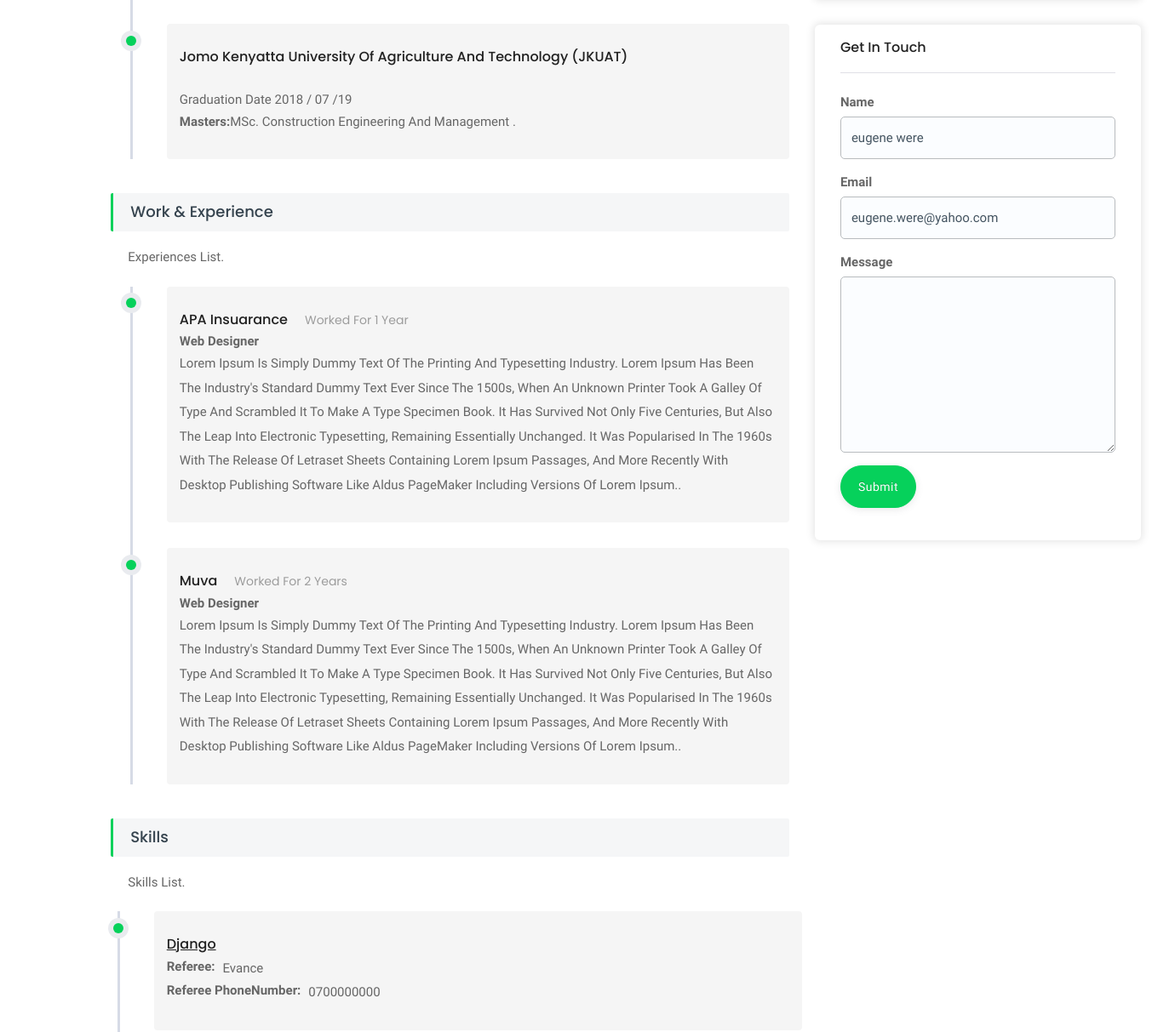
The page /employeedetails/ (signed in, middle part) on the database as committed earlier.
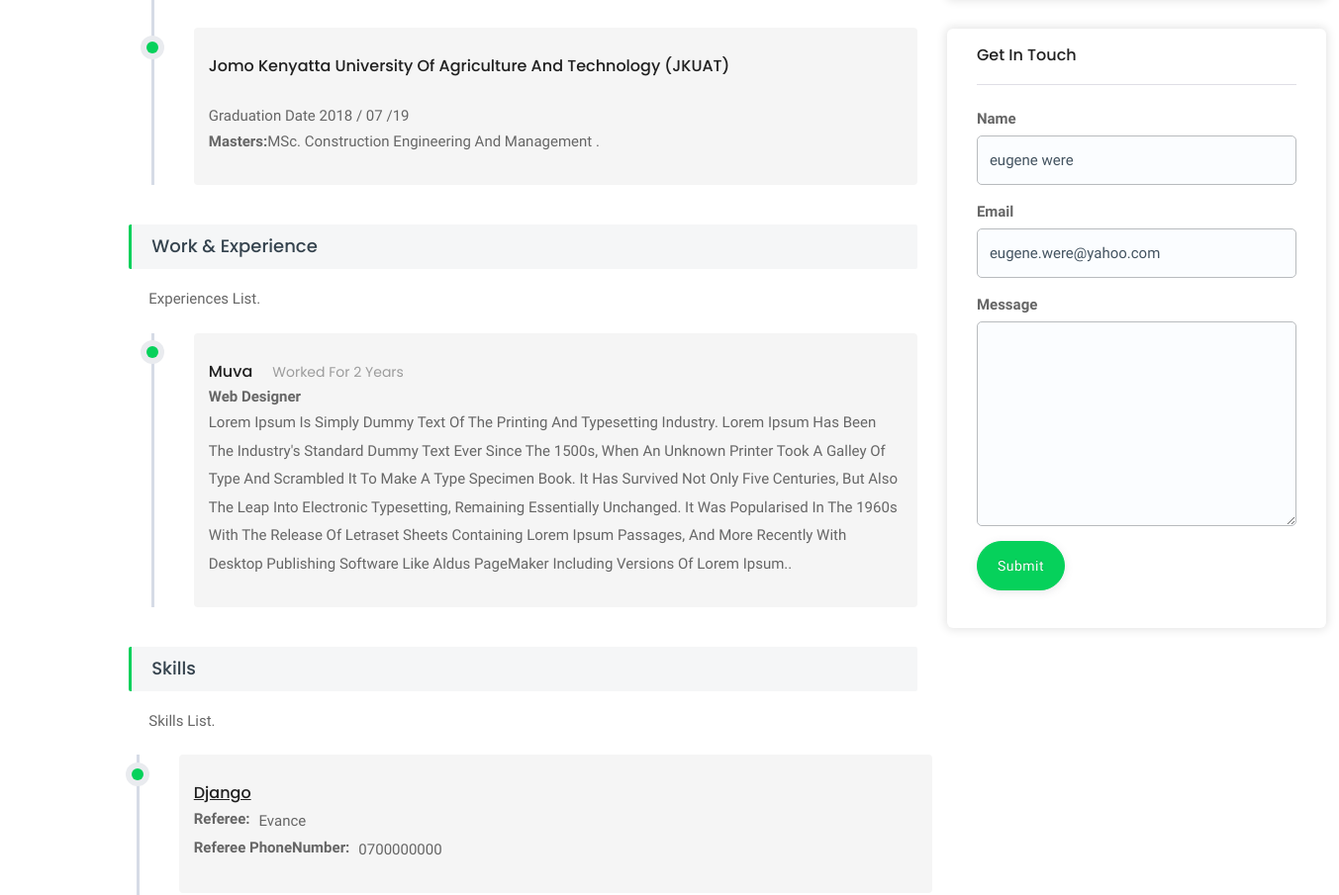
The same page on the database as committed later.
### lmlappadmin/models.py (models this page shows, shortened)
class Education(models.Model):
    customer = models.ForeignKey(Customer, on_delete=models.CASCADE, null=False, blank=False)
    qualifications=models.CharField(max_length=200,null=False, blank=False)
    school = models.CharField(max_length=200,null=False, blank=False)
    course = models.CharField(max_length=200,null=False, blank=False)
    graduation_date = models.DateTimeField(blank=False, null=False,default=datetime.datetime.now())
    reg_number = models.CharField(max_length=200, null=False,blank=False)

class Experience(models.Model):
    customer = models.ForeignKey(Customer, on_delete=models.CASCADE, null=False, blank=False)
    employer_name = models.CharField(max_length=200,null=True, blank=True)
    company_name =models.CharField(max_length=200,null=True, blank=True)
    comapny_email = models.CharField(max_length=200,null=True, blank=True)
    company_phone =models.CharField(max_length=200,null=True, blank=True)
    position_held = models.CharField(max_length=200,null=True, blank=True)
    date_from = models.DateField(default=datetime.datetime.now)
    date_to = models.DateField(default=datetime.datetime.now)
    experience = models.TextField()

class Skills(models.Model):
    customer = models.ForeignKey(Customer, on_delete=models.CASCADE, null=False, blank=False)
    skill =  models.CharField(max_length=100,null=False, blank=False)
    referee = models.CharField(max_length=100,null=False, blank=False)
    referee_phonenumber = models.CharField(max_length=100,null=False, blank=False)
    def __str__(self):
        return '%s' % (self.skill)

### lmlapp/views.py (the view)
# urls.py: path('employeedetails/', views.employeedetails, name="employeedetails"),
def employeedetails(request):
    user=request.user.id
    customer = Customer.objects.filter(user_ptr_id= user).first()
    educations = Education.objects.filter(customer=customer)
    experiences = Experience.objects.filter(customer=customer)
    skills = Skills.objects.filter(customer=customer)
    social = Social_account.objects.filter(customer=customer)
    context = {
        'customer':customer,
        'skills':skills,
        'educations':educations,
        'experiences':experiences,
        'social':social,
        'title':"Account Details"
    }
    return render(request, 'normal/account/candidate-detail.html', context)

### lmlapp/templatetags/call_methods.py (called while the page is built)
@register.filter(name='logged_in_company')
def logged_in_company(user):
    user_id = user.id
    company = Company.objects.filter(user_ptr_id=user_id).first()
    if company is not None:
        return company
    else:
        return False

@register.filter(name='logged_in_customer')
def logged_in_customer(user):
    user_id = user.id
    customer = Customer.objects.filter(user_ptr_id=user_id).first()
    if customer is not None:
        return customer
    else:
        return False

@register.filter(name='make_safe')
def make_safe(source):
    source = source.replace('/', '____')
    return "%s" %source

@register.filter(name='confirm_reg_payment')
def confirm_reg_payment(request):
    user = request.user.id
    customer = Customer.objects.filter(user_ptr_id=user, regpayment__isnull=False).first()
    if customer:
        return False
    return True

@register.filter(name='top_customer_categories')
def top_customer_categories(request):
    category = Customer.objects.annotate(itemcount=Count('id')).order_by('-itemcount')[:7]
    return category

### lmlappadmin/models.py (called while the page is built)
    def __str__(self):
        return '%s' % (self.category)

### lmlapp/templates/normal/account/candidate-detail.html (shortened to what the changed rows need)
{% extends 'normal/layout/homelayout.html' %}
{% load static %}
{% load call_methods %}
{% block content %}
			<section class="full-detail-description full-detail">
				<div class="container">
					<div class="row">
						<div class="col-lg-8 col-md-8">
							<div class="row-bottom">
								<ul class="trim-edu-list">
                                    {% for education in educations %}
                                        <li>
                                            <div class="trim-edu">
                                                <h4 class="trim-edu-title" style="text-transform: capitalize;">{{education.school}}</h4><br>
                                                <span class="title-est">Graduation Date {{education.graduation_date|date:'Y / m /d'}}</span><br>
                                                <div style="display: flex; align-items: center;"> <strong>{{education.qualifications}}: </strong> <p> {{education.course}}.</p></div>
                                            </div>
                                        </li>
                                    {% endfor %}
								</ul>
							</div>
							<div class="row-bottom">
								<h2 class="detail-title">Work & Experience</h2>
								<ul class="trim-edu-list">
                                    {% for experience in experiences %}
                                        <li>
                                            <div class="trim-edu">
                                                <h4 class="trim-edu-title text-capitalize">{{ experience.company_name }}<span class="title-est">Worked for {{ experience.id|experience_years|safe|escape }}</span></h4>
                                                <strong class="text-capitalize my-4">{{experience.position_held}}</strong>
                                                <p>{{experience.experience}}.</p>
                                            </div>
                                        </li>
                                    {% endfor %}
								</ul>
							</div>
							<div class="row-bottom">
								<h2 class="detail-title">Skills</h2>
								<div class="ext-mrg row third-progress">
                                    <ul class="trim-edu-list">
                                        {% for skill in skills %}
                                            <li>
                                                <div class="trim-edu">
                                                    <h4 class="trim-edu-title text-capitalize" style="text-decoration: underline;">{{ skill.skill}}</h4>
                                                    <div style="display: flex;">
                                                        <strong style="margin-right: 5px !important;">Referee: </strong>
                                                        <p style="margin-left: 4px !important;"> {{ skill.referee }}</p>
                                                    </div>
                                                    <div style="display: flex;">
                                                        <strong style="margin-right: 5px !important;">Referee PhoneNumber: </strong>
                                                        <p style="margin-left: 4px !important;"> {{ skill.referee_phonenumber }}</p>
                                                    </div>
                                                </div>
                                            </li>
                                        {% endfor %}
                                    </ul>
								</div>
							</div>
						</div>
					</div>
				</div>
			</section>
{% endblock content %}

Rows that differ between the two databases and show on the page:
removed Experience: company_name "APA Insuarance", id|experience_years "1 Year", position_held "Web Designer", experience "Lorem Ipsum Is Simply Dummy Text Of The Printing And Typesetting Industry. Lorem Ipsum Has Been The Industry's Standard Dummy Text Ever Since The 1500s, When An Unknown Printer Took A Galley Of Type And Scrambled It To Make A Type Specimen Book. It Has Survived Not Only Five Centuries, But Also The Leap Into Electronic Typesetting, Remaining Essentially Unchanged. It Was Popularised In The 1960s With The Release Of Letraset Sheets Containing Lorem Ipsum Passages, And More Recently With Desktop Publishing Software Like Aldus PageMaker Including Versions Of Lorem Ipsum."
